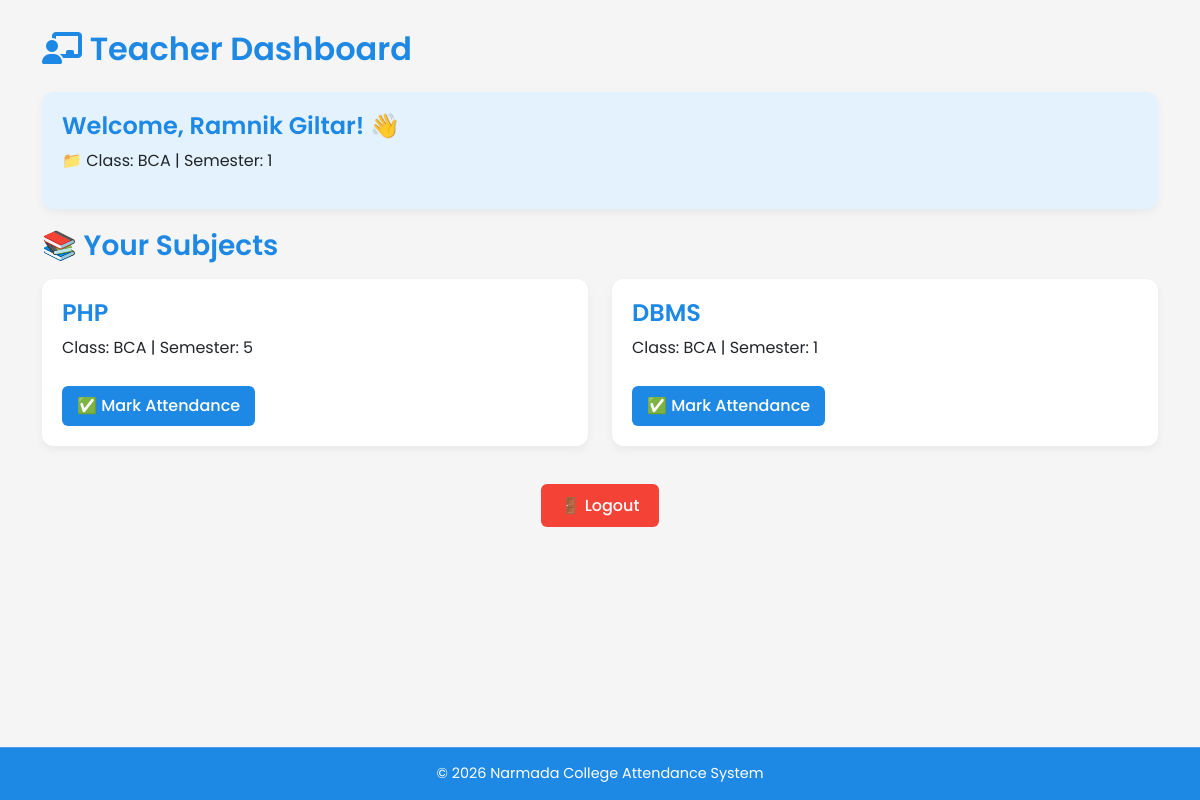
The app's page /attendance_system/teacher/teacher_dashboard.php (signed in) with its own data.
### tables this page shows
CREATE TABLE `subject` (
  `SubjectID` int(11) NOT NULL,
  `SubjectName` varchar(100) NOT NULL,
  `Class` varchar(50) NOT NULL,
  `Semester` int(11) NOT NULL,
  `TeacherID` int(11) DEFAULT NULL
);

### attendance_system/teacher/teacher_dashboard.php (the view, shortened to what this page needs)
<?php
include '../includes/database.php';
$teacher_id = $_SESSION['teacher_id'];
$subjects = $conn->query("SELECT * FROM Subject WHERE TeacherID = $teacher_id");
?>
<!DOCTYPE html>
<html lang="en">
<head>
    <link href="https://cdn.jsdelivr.net/npm/bootstrap@5.3.0/dist/css/bootstrap.min.css" rel="stylesheet">
    <link href="https://cdnjs.cloudflare.com/ajax/libs/font-awesome/6.4.0/css/all.min.css" rel="stylesheet">
</head>
<body>
    <div class="main-wrapper">
        <div class="container">
            <h2 class="mb-4"><i class="fas fa-chalkboard-teacher"></i> Teacher Dashboard</h2>
            <div class="welcome-box">
                <h4>Welcome, <?php echo $_SESSION['teacher_name']; ?>! 👋</h4>
                <p>📁 Class: <?php echo $_SESSION['teacher_class']; ?> | Semester: <?php echo $_SESSION['teacher_semester']; ?></p>
            </div>
            <h3 class="mb-3">📚 Your Subjects</h3>
            <?php if ($subjects->num_rows > 0): ?>
                <div class="row g-4">
                    <?php while ($subject = $subjects->fetch_assoc()): ?>
                        <div class="col-md-6">
                            <div class="subject-card">
                                <h4><?php echo $subject['SubjectName']; ?></h4>
                                <p>Class: <?php echo $subject['Class']; ?> | Semester: <?php echo $subject['Semester']; ?></p>
                                <a href="mark_attendance.php?subject_id=<?php echo $subject['SubjectID']; ?>" class="mark-btn">
                                    ✅ Mark Attendance
                                </a>
                            </div>
                        </div>
                    <?php endwhile; ?>
                </div>
            <?php else: ?>
                <p>No subjects assigned to you.</p>
            <?php endif; ?>
            <div class="text-center mt-5">
                <a href="teacher_logout.php" class="logout-btn">🚪 Logout</a>
            </div>
        </div>
        <footer>
            &copy; <?= date("Y") ?> Narmada College Attendance System
        </footer>
    </div>
</body>
</html>

### attendance_system/teacher/teacher_dashboard.php (style rules this page uses)
html, body { height: 100%; margin: 0; padding: 0; font-family: 'Poppins', sans-serif; background-color: #f5f5f5; }
.main-wrapper { display: flex; flex-direction: column; min-height: 100vh; }
.container { flex: 1; padding-top: 30px; padding-bottom: 30px; }
h2, h3, h4 { color: #1E88E5; font-weight: 600; }
.welcome-box { background: #e3f2fd; padding: 20px; border-radius: 12px; box-shadow: 0 4px 10px rgba(0,0,0,0.05); margin-bottom: 20px; }
.subject-card { background: white; padding: 20px; border-radius: 12px; box-shadow: 0 4px 10px rgba(0,0,0,0.05); transition: transform 0.3s ease, box-shadow 0.3s ease; }
.mark-btn { background-color: #1E88E5; color: white; padding: 8px 15px; border-radius: 6px; text-decoration: none; font-weight: 500; display: inline-block; margin-top: 10px; }
.logout-btn { background-color: #f44336; color: white; padding: 10px 20px; border-radius: 6px; text-decoration: none; font-weight: 500; }
footer { background-color: #1E88E5; color: white; text-align: center; padding: 15px 0; font-size: 0.9rem; border-top: 1px solid rgba(255,255,255,0.2); }

### records on screen
subject: SubjectName "PHP", Class "BCA", Semester "5"
subject: SubjectName "DBMS", Class "BCA", Semester "1"

### other values on screen
$_SESSION['teacher_name'] "Ramnik Giltar"
$_SESSION['teacher_class'] "BCA"
$_SESSION['teacher_semester'] "1"
